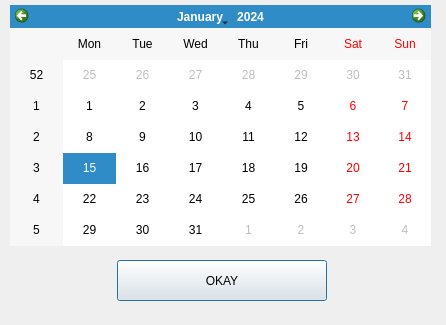
<?xml version="1.0" encoding="UTF-8"?>
<ui version="4.0">
 <class>CalenderInputDialog</class>
 <widget class="QDialog" name="CalenderInputDialog">
  <property name="geometry">
   <rect>
    <x>0</x>
    <y>0</y>
    <width>446</width>
    <height>325</height>
   </rect>
  </property>
  <property name="windowTitle">
   <string>Select Date</string>
  </property>
  <widget class="QCalendarWidget" name="calendarWidget">
   <property name="geometry">
    <rect>
     <x>10</x>
     <y>5</y>
     <width>421</width>
     <height>241</height>
    </rect>
   </property>
  </widget>
  <widget class="QPushButton" name="pushButton">
   <property name="geometry">
    <rect>
     <x>117</x>
     <y>260</y>
     <width>210</width>
     <height>41</height>
    </rect>
   </property>
   <property name="text">
    <string>OKAY</string>
   </property>
  </widget>
 </widget>
 <resources/>
 <connections>
  <connection>
   <sender>pushButton</sender>
   <signal>clicked()</signal>
   <receiver>CalenderInputDialog</receiver>
   <slot>close()</slot>
   <hints>
    <hint type="sourcelabel">
     <x>271</x>
     <y>287</y>
    </hint>
    <hint type="destinationlabel">
     <x>407</x>
     <y>281</y>
    </hint>
   </hints>
  </connection>
 </connections>
</ui>
